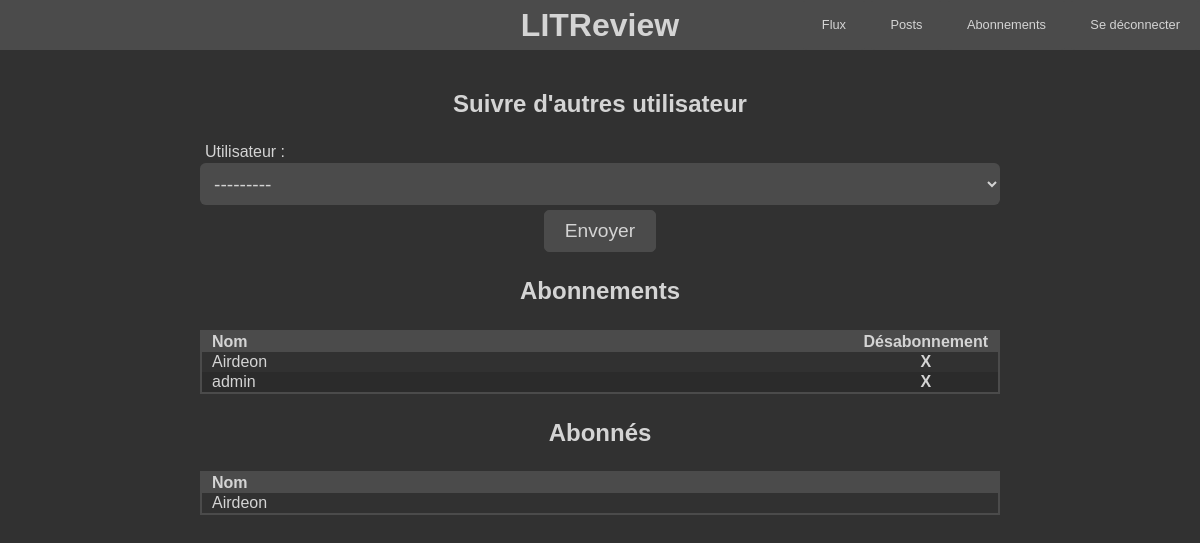
Page /Accounts/subscribe/ (signed in) on the earlier database version.
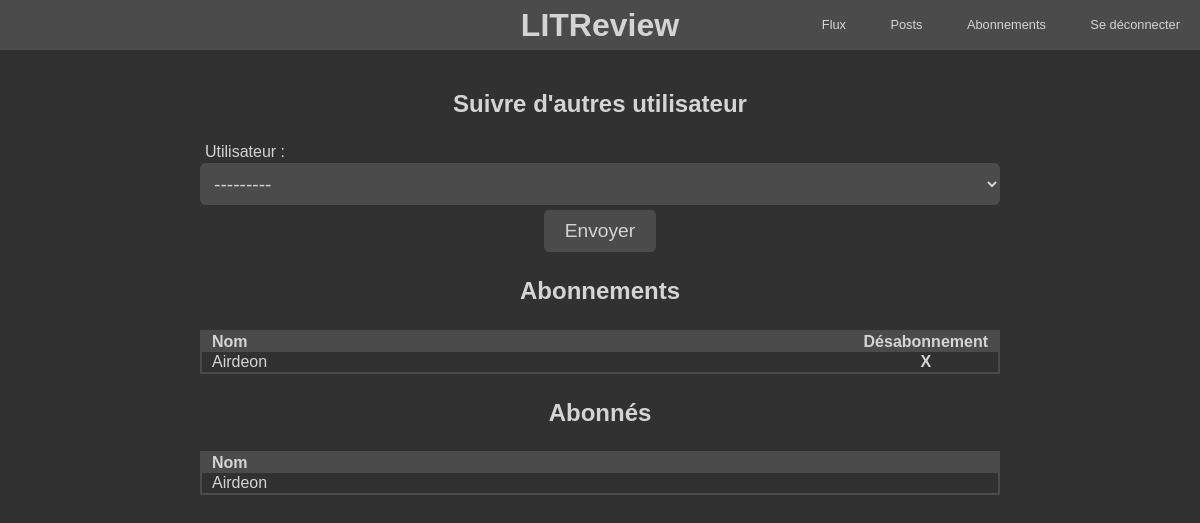
Same page on the later database version.
### Accounts/models.py (models this page shows)
class UserFollows(models.Model):
    user = models.ForeignKey(User, on_delete=models.CASCADE, verbose_name="Utilisateur", related_name="following", default=1)
    followed_user = models.ForeignKey(User, on_delete=models.CASCADE, verbose_name="Utilisateur", related_name="followed_by")
    class Meta:
        unique_together = ("user", "followed_user")

### Accounts/views.py (the view, shortened to what this page needs)
# urls.py: path("subscribe/", SubscribeView.as_view(), name="subscribe"),
class SubscribeView(LoginRequiredMixin, CreateView):
    template_name = "Accounts/subscribe.html"
    model = UserFollows
    form_class = UserFollowForm
    def get_form_kwargs(self):
        kwargs = super(SubscribeView, self).get_form_kwargs()
        kwargs["request"] = self.request
        return kwargs
    def get_context_data(self, **kwargs):
        context = super().get_context_data(**kwargs)
        context["followed_user"] = self.model.objects.filter(user=self.request.user)
        context["follow_me"] = self.model.objects.filter(followed_user=self.request.user)
        print(context)
        return context

### Accounts/forms.py
class UserFollowForm(forms.ModelForm):
    def __init__(self, *args, **kwargs):
        self.request = kwargs.pop("request")
        super(UserFollowForm, self).__init__(*args, **kwargs)
        queryset = User.objects.exclude(username=self.request.user.username)
        userfollow = UserFollows.objects.filter(user=self.request.user)
        print(userfollow)
        for user in userfollow:
            queryset = queryset.exclude(id=user.followed_user.id)
        self.fields["followed_user"].queryset = queryset
    class Meta:
        model = UserFollows
        fields = ["followed_user"]

### Accounts/templates/Accounts/subscribe.html (shortened to what this page needs)
{% extends 'base.html' %}
{% load static %}
{% block content %}
<div class="row center">
    <h2>Suivre d'autres utilisateur</h2>
</div>
<form class="form" method="post">
    <div class="row">
        {{ form.followed_user }}{{ form.followed_user.label_tag }}{{ form.error.followed_user }}
    </div>
    <div class="row center"><input type="submit" value="Envoyer" class="button"></div>
</form>
<div class="row center">
    <h2>Abonnements</h2>
</div>
<div class="table_container">
    <table class="table_style">
        <thead>
            <tr>
                <th>Nom</th>
                <th>Désabonnement</th>
            </tr>
        </thead>
        <tbody>
            {% for user in followed_user %}
            <tr>
                <td class="full">
                    {{ user.followed_user }}
                </td>
                <td class="align_center">
                    <a href="/Accounts/unsubscribe/{{ user.followed_user.id }}/">X</a>
                </td>
            </tr>
            {% endfor %}
        </tbody>
    </table>
</div>
<div class="row center">
    <h2>Abonnés</h2>
</div>
<div class="table_container">
    <table class="table_style">
        <thead>
            <tr>
                <th>Nom</th>
            </tr>
        </thead>
        <tbody>
            {% for user in follow_me %}
            <tr>
                <td>
                    {{ user.user }}
                </td>
            </tr>
            {% endfor %}
        </tbody>
    </table>
</div>
{% endblock content %}

Differences in the rows shown:
removed UserFollows: followed_user "admin", shown under "Abonnements"
